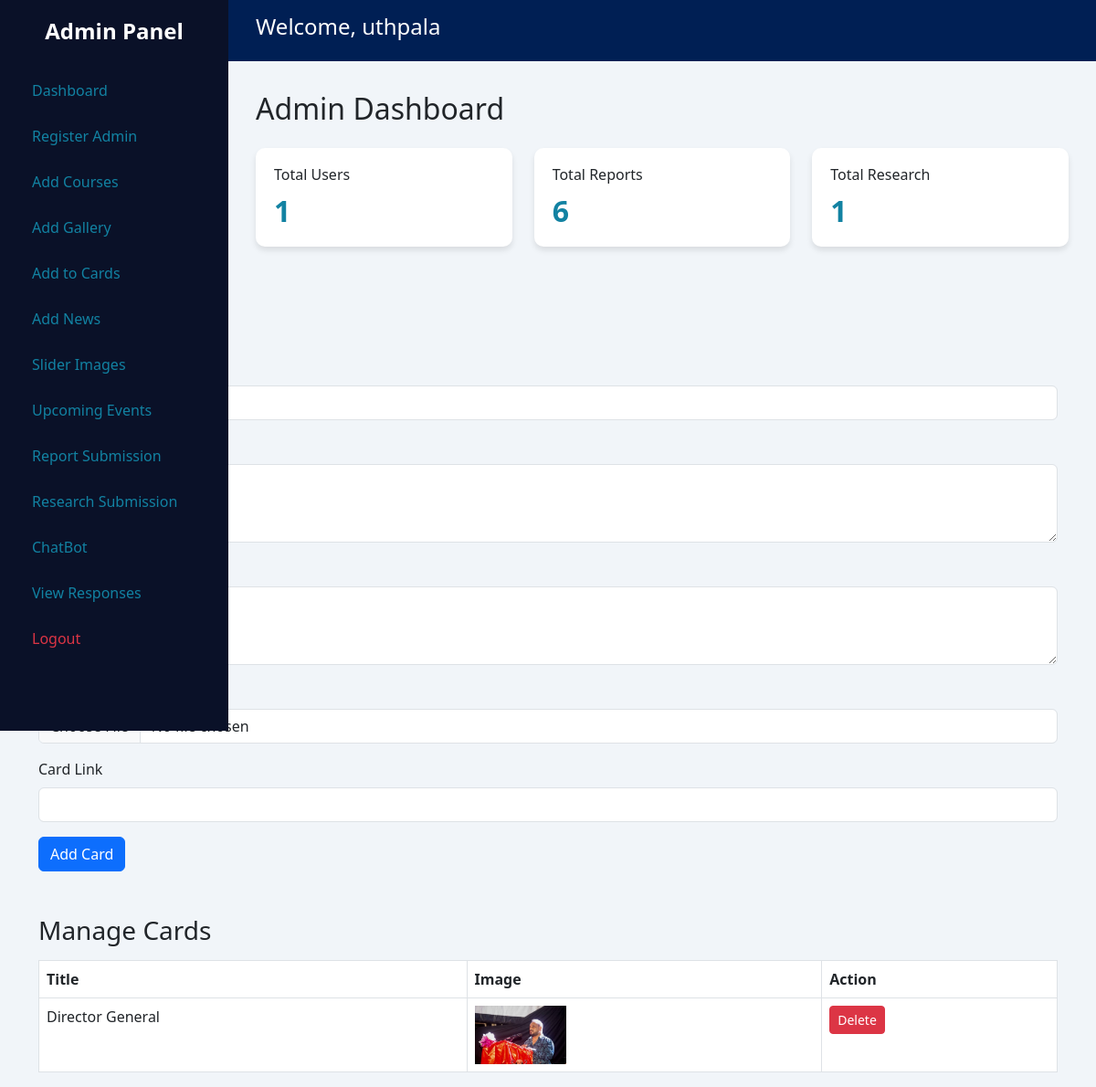
The page /Admin/addtocards.php (signed in) on the database its author committed.
### tables this page shows
CREATE TABLE `cards` (
  `id` int NOT NULL,
  `title` varchar(255) NOT NULL,
  `description` text NOT NULL,
  `fulldescription` text NOT NULL,
  `image_path` varchar(255) NOT NULL,
  `link` varchar(255) NOT NULL
);

### Admin/addtocards.php (the view, shortened to what this page needs)
<?php
include "../User/databaseConnection.php";
$images = $conn->query("SELECT * FROM cards");
?>
<!DOCTYPE html>
<html lang="en">
<head>
    <link href="https://cdn.jsdelivr.net/npm/bootstrap@5.3.3/dist/css/bootstrap.min.css" rel="stylesheet">
</head>
<body>
<?php
include "../Admin/adminDashboard.php";
    ?>
<div class="container mt-5">
    <h3>Add New Card</h3>
    <form action="" method="post" enctype="multipart/form-data">
        <div class="mb-3">
            <label for="title" class="form-label">Card Title</label>
            <input type="text" class="form-control" id="title" name="title" required>
        </div>
        <div class="mb-3">
            <label for="description" class="form-label">Card Description</label>
            <textarea class="form-control" id="description" name="description" rows="3" required></textarea>
        </div>
        <div class="mb-3">
            <label for="description" class="form-label">Full Description</label>
            <textarea class="form-control" id="description" name="fulldescription" rows="3" required></textarea>
        </div>
        <div class="mb-3">
            <label for="image" class="form-label">Card Image</label>
            <input type="file" class="form-control" id="image" name="image" required>
        </div>
        <div class="mb-3">
            <label for="link" class="form-label">Card Link</label>
            <input type="url" class="form-control" id="link" name="link" required>
        </div>
        <button type="submit" class="btn btn-primary">Add Card</button>
    </form>
    <h3 class="mt-5">Manage Cards</h3>
    <table class="table table-bordered mt-3">
        <thead>
            <tr>
                <th>Title</th>
                <th>Image</th>
                <th>Action</th>
            </tr>
        </thead>
        <tbody>
            <?php while ($row = $images->fetch_assoc()): ?>
            <tr>
                <td><?php echo $row['title']; ?></td>
                <td>
                    <img src="<?php echo $row['image_path']; ?>" alt="Slider Image" style="width: 100px; height: auto;">
                </td>
                <td>
                    <a href="?delete=<?php echo $row['id']; ?>" class="btn btn-danger btn-sm" onclick="return confirm('Are you sure you want to delete this image?');">Delete</a>
                </td>
            </tr>
            <?php endwhile; ?>
        </tbody>
    </table>
</div>
</body>
</html>

### Admin/adminDashboard.php (style rules this page uses)
body { background-color: #F1F5F9; font-family: 'Segoe UI', Tahoma, Geneva, Verdana, sans-serif; margin: 0; padding: 0; }

### rows shown on the page
cards: title "Director General", image_path (picture)

### other values the page prints
$admin_username "uthpala"
$total_users "1"
$total_reports "6"
$total_research "1"
